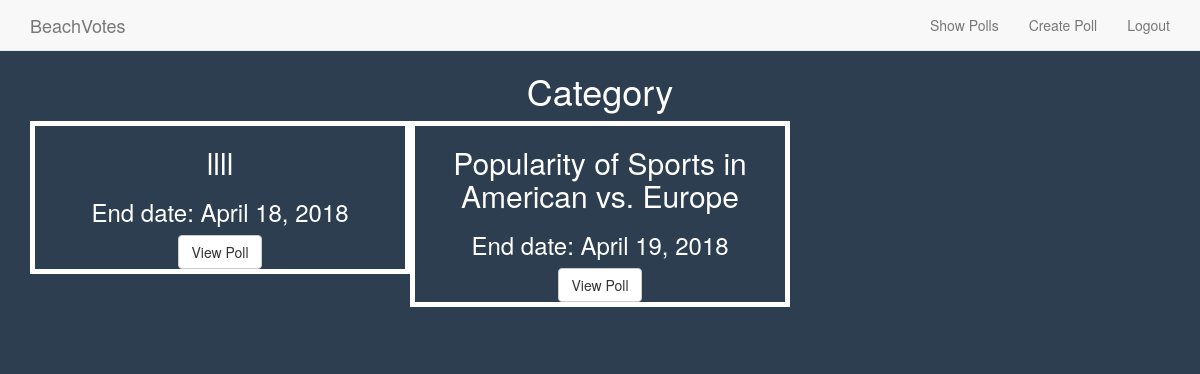
The app's page /poll/category/2/ (signed in), older data.
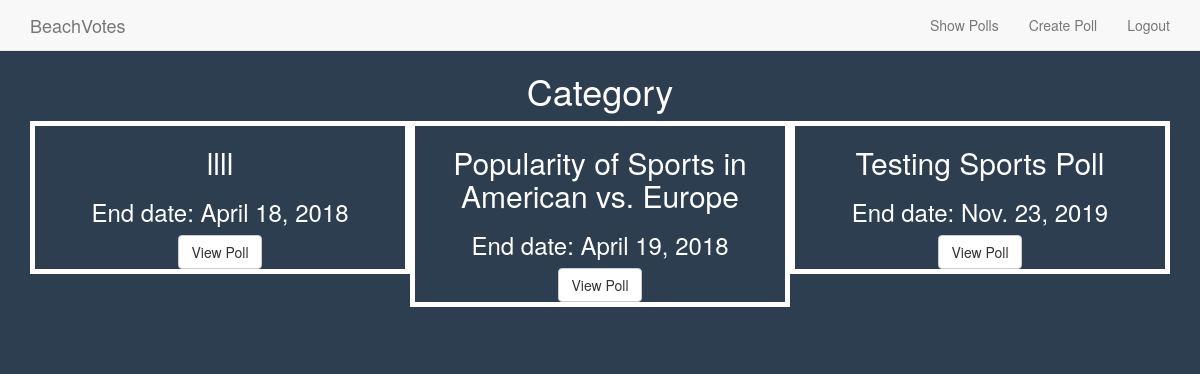
The same page, newer data.
### poll/models.py (models this page shows, shortened)
class Poll(models.Model):
    category = models.ForeignKey(Category, on_delete=models.CASCADE)
    poll_creator = models.ForeignKey(User, on_delete=models.CASCADE)
    title_question = models.CharField(max_length = 128, unique = True, null = False)
    start_date = models.DateField(default = datetime.date.today, null = False)
    end_date =  models.DateField(default = datetime.date.today() + datetime.timedelta(days=1),
                                 null = False)

### poll/views.py (the view)
# urls.py: url(r'^category/(?P<category>[0-9]+)/$', views.view_category, name='view_category'),
@login_required
def view_category(request, category):
    context_dict = { 'polls' : Poll.objects.filter(category = category) }
    return render(request, 'poll/view_category.html', context_dict)

### templates/poll/view_category.html
{% extends 'poll/base.html' %}
{% block body_block %}
<div class="container">
  {% if polls %}
    <h1 class="text-center">Category</h1>
    {% for poll in polls %}
      <div class="col-md-4 text-center" style="border: 5px solid white; margin-bottom: 40px;">
        <h2>{{ poll.title_question }}</h2>
        <h3>End date: {{ poll.end_date }}</h3>
        <a href="{% url 'view_poll' poll.id %}" class="btn btn-default">View Poll</a>
      </div>
    {% endfor %}
  {% else %}
    <h1 class="text-center">There are no polls to show in this category</h1>
  {% endif %}
</div>
{% endblock %}

Row changes from the older to the newer data that the page shows:
added Poll: title_question "Testing Sports Poll", end_date "Nov. 23, 2019"
